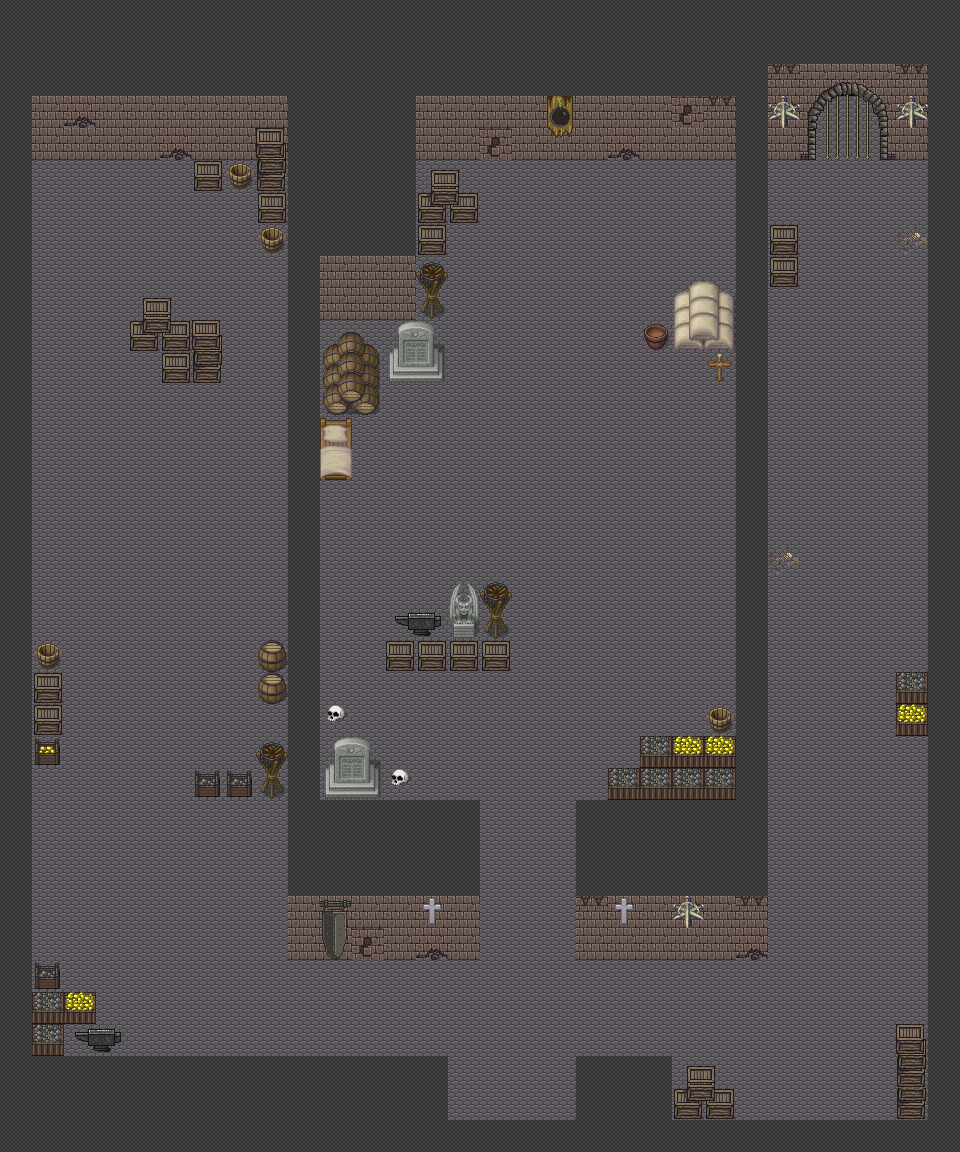

Below is a game level as drawn by its tile map, then a one-line description and the .tmx that defines it (tile-layer data replaced by summaries):
An orthogonal 30x36 tile map with 32x32 px tiles, 3 tile layers (floor, walls, obsticals), 2 tilesets and 3 objects (enemy2, start, enemy1).

<map version="1.10" tiledversion="1.10.1" orientation="orthogonal" renderorder="right-down" width="30" height="36" tilewidth="32" tileheight="32" infinite="0" nextlayerid="5" nextobjectid="7">
 <editorsettings>
  <export target="Floor2.tmj" format="json" />
 </editorsettings>
 <tileset firstgid="1" name="pipoya" tilewidth="32" tileheight="32" tilecount="1064" columns="8">
  <image source="pipoya.png" width="256" height="4256" />
 </tileset>
 <tileset firstgid="1065" name="Castle2" tilewidth="32" tileheight="32" tilecount="256" columns="16">
  <image source="Castle2.png" width="512" height="512" />
 </tileset>
 <layer id="1" name="floor" width="30" height="36">
  <data>[1080 cells, 782 non-empty, 2 distinct tile ids]</data>
 </layer>
 <layer id="3" name="walls" width="30" height="36">
  <data>[1080 cells, 383 non-empty, 15 distinct tile ids]</data>
 </layer>
 <layer id="2" name="obsticals" width="30" height="36">
  <data>[1080 cells, 102 non-empty, 47 distinct tile ids]</data>
 </layer>
 <objectgroup id="4" name="objectLayer">
  <object id="3" name="enemy2" x="722.139" y="527.928">
   <point />
  </object>
  <object id="4" name="start" x="516" y="1116">
   <point />
  </object>
  <object id="6" name="enemy1" x="44" y="501.333">
   <point />
  </object>
 </objectgroup>
</map>
